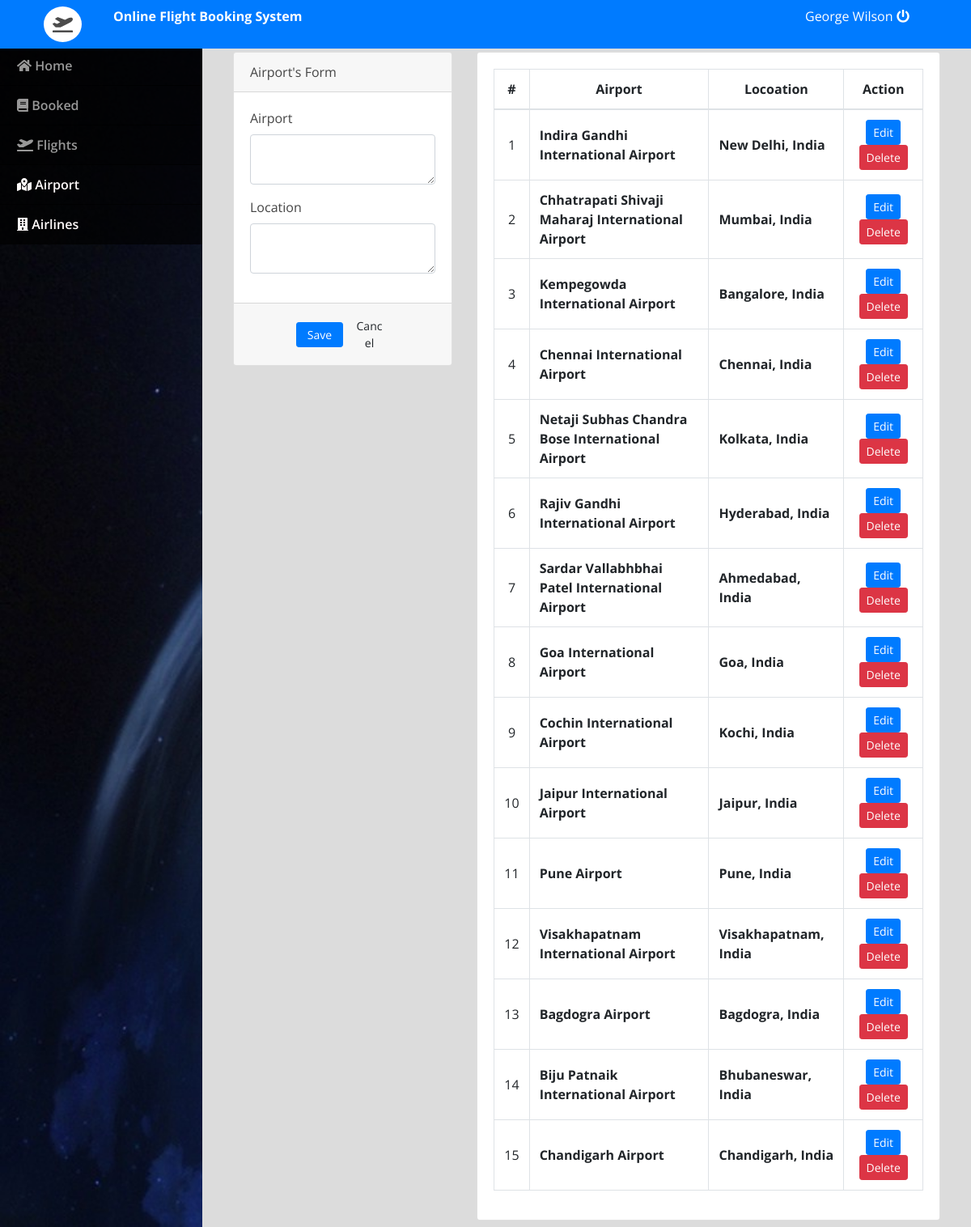
Page /admin/index.php?page=airport (signed in) on the committed database.
### tables this page shows
CREATE TABLE `airport_list` (
  `id` int(30) NOT NULL,
  `airport` text NOT NULL,
  `location` text NOT NULL
);

### admin/airport.php (the view, shortened to what this page needs)
<?php include('db_connect.php');?>
<div class="container-fluid">
	<div class="col-lg-12">
		<div class="row">
			<div class="col-md-4">
			<form action="" id="manage-airports">
				<div class="card">
					<div class="card-header">
						   Airport's Form
				  	</div>
					<div class="card-body">
							<div class="form-group">
								<label class="control-label">Airport</label>
								<textarea name="airport" id="" cols="30" rows="2" class="form-control"></textarea>
							</div>
							<div class="form-group">
								<label class="control-label">Location</label>
								<textarea name="location" id="" cols="30" rows="2" class="form-control"></textarea>
							</div>
					</div>
					<div class="card-footer">
						<div class="row">
							<div class="col-md-12">
								<button class="btn btn-sm btn-primary col-sm-3 offset-md-3"> Save</button>
								<button class="btn btn-sm btn-default col-sm-3" type="button" onclick="_reset()"> Cancel</button>
							</div>
						</div>
					</div>
				</div>
			</form>
			</div>
			<div class="col-md-8">
				<div class="card">
					<div class="card-body">
						<table class="table table-bordered table-hover">
							<thead>
								<tr>
									<th class="text-center">#</th>
									<th class="text-center">Airport</th>
									<th class="text-center">Locoation</th>
									<th class="text-center">Action</th>
								</tr>
							</thead>
							<tbody>
								<?php
								$i = 1;
								$cats = $conn->query("SELECT * FROM airport_list order by id asc");
								while($row=$cats->fetch_assoc()):
								?>
								<tr>
									<td class="text-center"><?php echo $i++ ?></td>
									<td class="">
										 <b><?php echo $row['airport'] ?></b>
									</td>
									<td class="">
										 <b><?php echo $row['location'] ?></b>
									</td>
									<td class="text-center">
										<button class="btn btn-sm btn-primary edit_airline" type="button" data-id="<?php echo $row['id'] ?>" data-airport="<?php echo $row['airport'] ?>" data-location="<?php echo $row['location'] ?>" >Edit</button>
										<button class="btn btn-sm btn-danger delete_airline" type="button" data-id="<?php echo $row['id'] ?>">Delete</button>
									</td>
								</tr>
								<?php endwhile; ?>
							</tbody>
						</table>
					</div>
				</div>
			</div>
		</div>
	</div>
</div>

### admin/assets/css/style.css (style rules this page uses)
body { font-family: "Open Sans", sans-serif; color: #444444; width: 100%; height: calc(100%); }

### admin/index.php (style rules this page uses)
body { background: #80808045; }

### admin/airport.php (style rules this page uses)
td { vertical-align: middle !important; }

### rows in the picture
airport_list: airport "Indira Gandhi International Airport", location "New Delhi, India"
airport_list: airport "Chhatrapati Shivaji Maharaj International Airport", location "Mumbai, India"
airport_list: airport "Kempegowda International Airport", location "Bangalore, India"
airport_list: airport "Chennai International Airport", location "Chennai, India"
airport_list: airport "Netaji Subhas Chandra Bose International Airport", location "Kolkata, India"
airport_list: airport "Rajiv Gandhi International Airport", location "Hyderabad, India"
airport_list: airport "Sardar Vallabhbhai Patel International Airport", location "Ahmedabad, India"
airport_list: airport "Goa International Airport", location "Goa, India"
airport_list: airport "Cochin International Airport", location "Kochi, India"
airport_list: airport "Jaipur International Airport", location "Jaipur, India"
airport_list: airport "Pune Airport", location "Pune, India"
airport_list: airport "Visakhapatnam International Airport", location "Visakhapatnam, India"
airport_list: airport "Bagdogra Airport", location "Bagdogra, India"
airport_list: airport "Biju Patnaik International Airport", location "Bhubaneswar, India"
airport_list: airport "Chandigarh Airport", location "Chandigarh, India"

### other values in the picture
$_SESSION['login_name'] "George Wilson"
